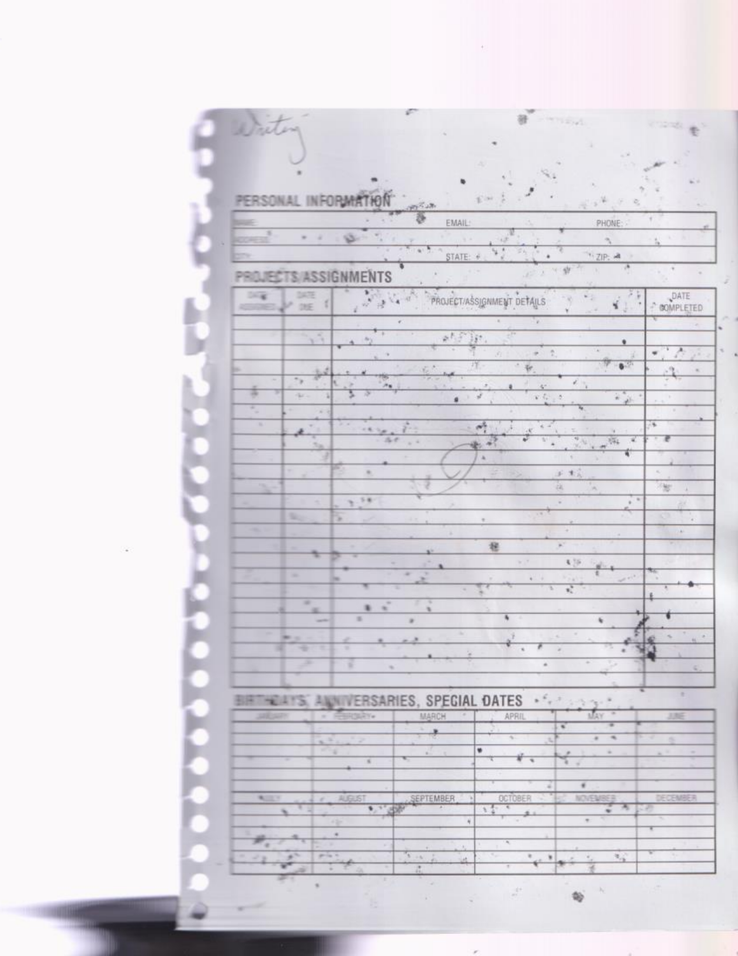
#> input picture handwriting_data/classified/cursive/Scan (3)_page_0000.png, 738 x 956 px, shrunk from 2550 x 3300 before the run
$ python -i classify_pages.py   (imports and definitions only)
#> lines starting #> are read from the running program, lines starting #| are printed output that depends on the picture; after the words box and inside, x2 and y2 are one past the last pixel; in counts of white or black regions, pixels touching at a corner belong together
#!/usr/bin/env python3
"""
Classifies handwriting page images into print, cursive, or textures, computes metrics, and writes results.

Usage:
    python scripts/classify_pages.py <pages_dir> <output_root> <metadata_csv>
"""
from env_guard_snippet import ensure_env_active
# [1 line not run here, left out]
from import_guard_snippet import verify_required_imports
# [1 line not run here, left out]

import argparse
import csv
import cv2
import shutil

from pathlib import Path
from typing import Dict, Any, List

import cv2
import numpy as np

# Thresholds for labeling heuristics (easy to tune)
INK_TEXTURE_MAX = 0.01
COMP_TEXTURE_MAX = 10

INK_CURSIVE_MIN = 0.05
COMP_CURSIVE_MIN = 200
AVG_AREA_CURSIVE_MAX = 500.0

INK_PRINT_MIN = 0.01
INK_PRINT_MAX = 0.08
COMP_PRINT_MIN = 10

COMP_PRINT_MAX = 250
LABELS = ("print", "cursive", "textures")

def iter_pngs(pages_dir: Path) -> List[Path]:
    return sorted(path for path in pages_dir.iterdir() if path.suffix.lower() == ".png")

def compute_page_stats(img_path: Path) -> Dict[str, Any]:
    gray = cv2.imread(str(img_path), cv2.IMREAD_GRAYSCALE)
    if gray is None:
        raise ValueError(f"Could not load image: {img_path}")
    height, width = gray.shape
    total_pixels = float(height * width)
    gray_norm = gray.astype(np.float32) / 255.0
    blurred = cv2.GaussianBlur(gray, (5, 5), 0)
    _, binary = cv2.threshold(blurred, 0, 255, cv2.THRESH_BINARY + cv2.THRESH_OTSU)
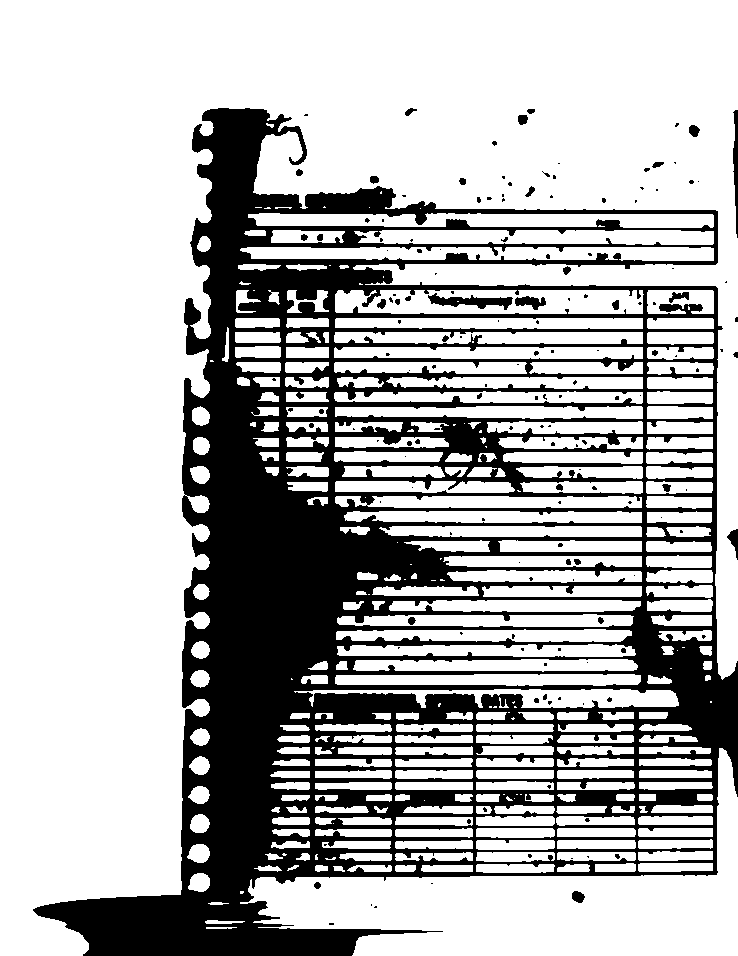
#> binary: shape (956, 738); 71.5% white; 159 black regions (116 under 20 px), largest, box (x1, y1, x2, y2) and area: (33, 108, 738, 956) 197268, (428, 293, 513, 310) 671, (733, 110, 738, 238) 423
    inverted = cv2.bitwise_not(binary)
    ink_ratio = float(np.count_nonzero(inverted) / total_pixels)
#> ink_ratio = 0.285
    num_labels, stats, _, _ = cv2.connectedComponentsWithStats(inverted, connectivity=8)
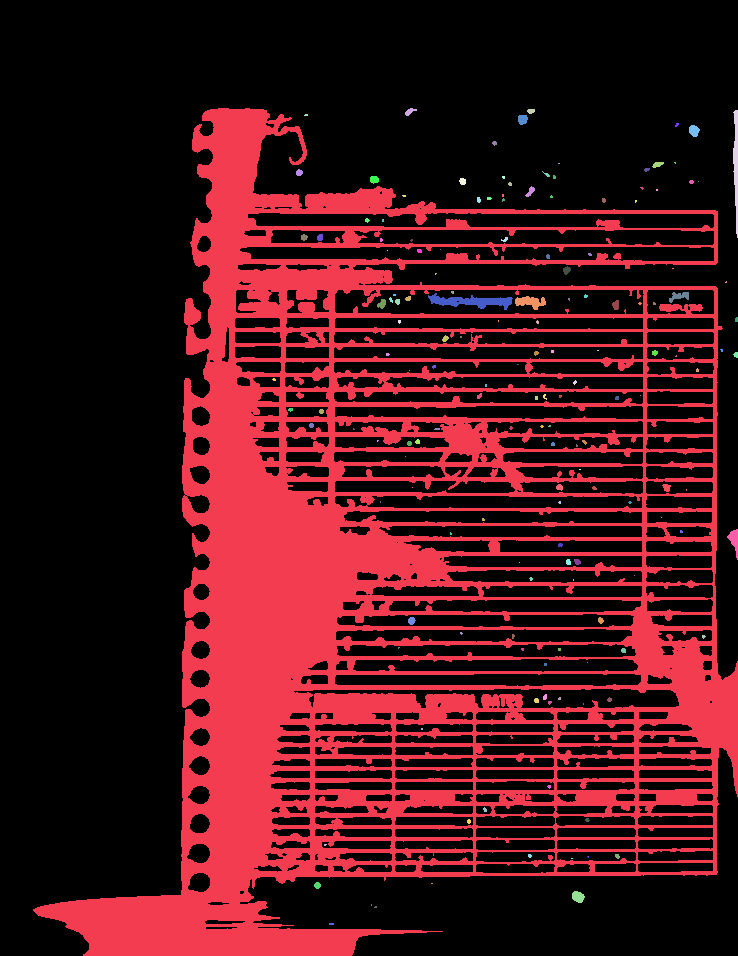
#> stats: shape (956, 738) int32; 160 distinct labels, from 0 to 159; one colour per label, 0 black
#> num_labels = 160
    component_areas = stats[1:, cv2.CC_STAT_AREA]
#> component_areas = 955 values from 0 to 0
    num_components = int(num_labels - 1)
#> num_components = 159
    avg_component_area = float(component_areas.mean()) if component_areas.size else 0.0
#> avg_component_area = 0
    max_component_area = float(component_areas.max()) if component_areas.size else 0.0
#> max_component_area = 0
    edges = cv2.Canny(blurred, 50, 150)
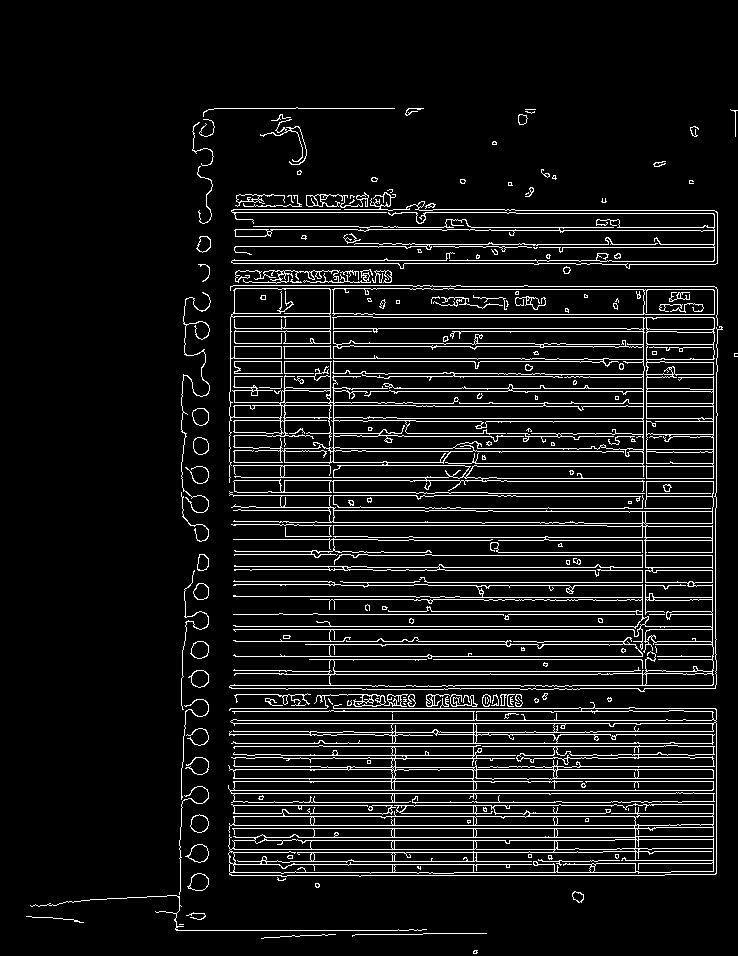
#> edges: shape (956, 738); 8.2% white in thin lines or dots, all inside (x1, y1, x2, y2) = (26, 107, 738, 954)
    edge_density = float(np.count_nonzero(edges) / total_pixels)
#> edge_density = 0.0823
    blurred_norm = cv2.GaussianBlur(gray_norm, (7, 7), 0)
    local_variance = float(np.mean((gray_norm - blurred_norm) ** 2))
#> local_variance = 0.00142
    return {
#> (the run stopped early here; a loop or call above may not have finished)

$ run again, on handwriting_data/classified/cursive/Scan (4)_page_0048.png
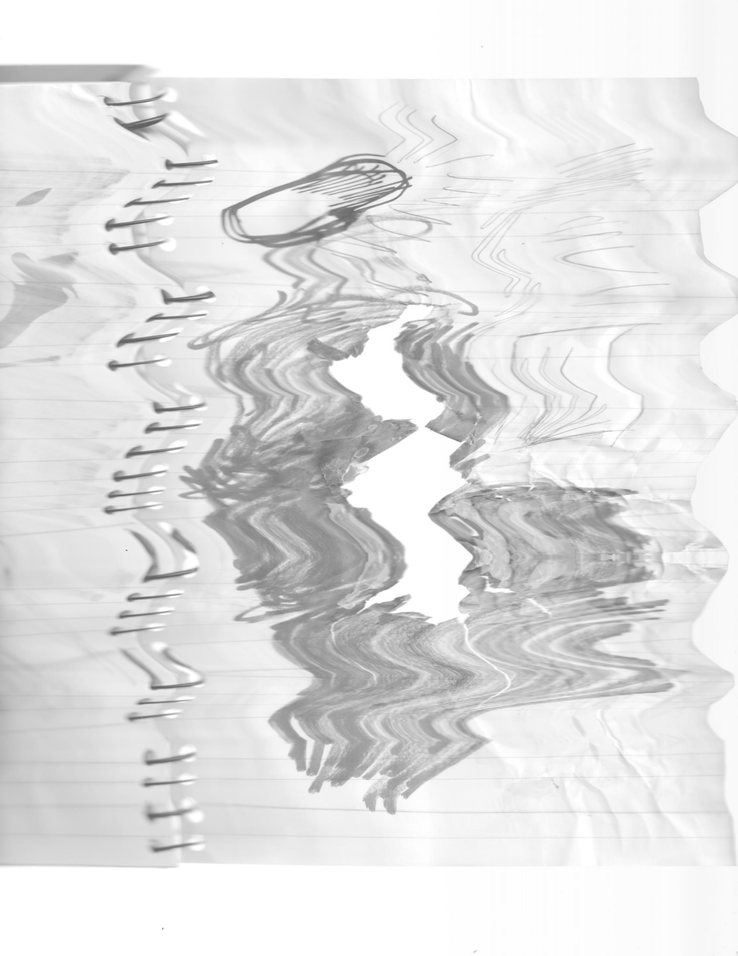
#> input picture handwriting_data/classified/cursive/Scan (4)_page_0048.png, 738 x 956 px, shrunk from 2550 x 3300 before the run
#> in compute_page_stats, gray is the input picture: shape (956, 738); min 93, max 255, mean 225.4
#> in compute_page_stats, `_, binary = cv2.threshold(blurred, 0, 255, cv2.THRESH_BINARY + cv2.THR..`:
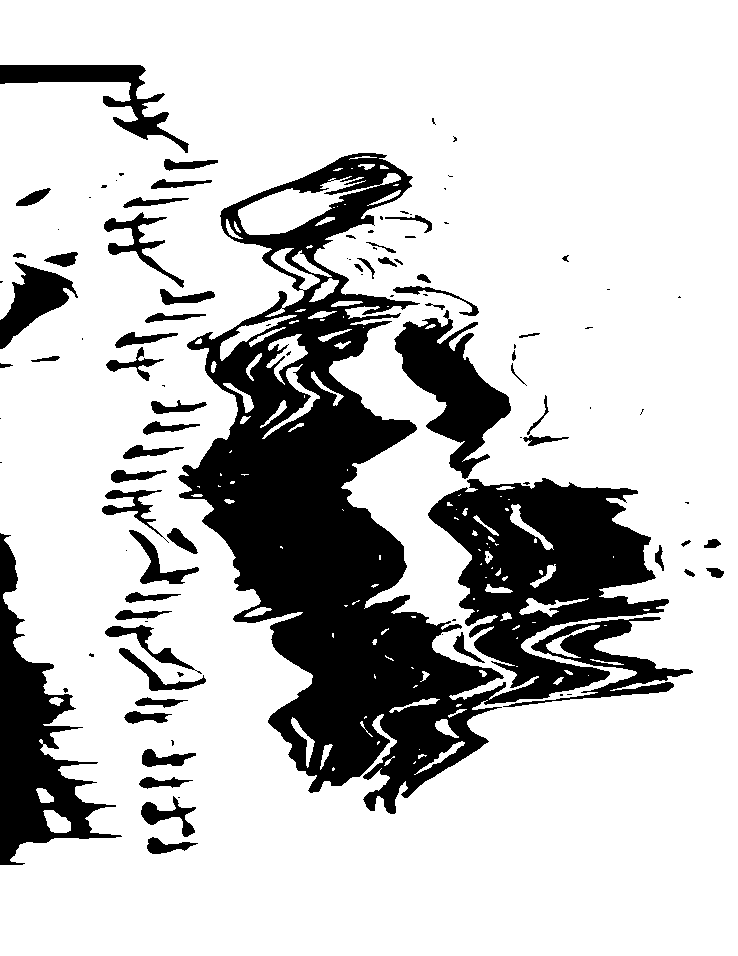
#> binary: shape (956, 738); 77.7% white; 107 black regions (47 under 20 px), largest, box (x1, y1, x2, y2) and area: (178, 153, 669, 814) 108183, (0, 533, 122, 865) 13602, (394, 310, 511, 479) 8328
#> ink_ratio = 0.223
#> stats: shape (956, 738) int32; 108 distinct labels, from 0 to 107
#> num_labels = 108
#> component_areas = 955 values, max 78 at index 534, min 0 at index 0, mean 27.46
#> num_components = 107
#> avg_component_area = 27.46
#> max_component_area = 78
#> in compute_page_stats, `edges = cv2.Canny(blurred, 50, 150)`:
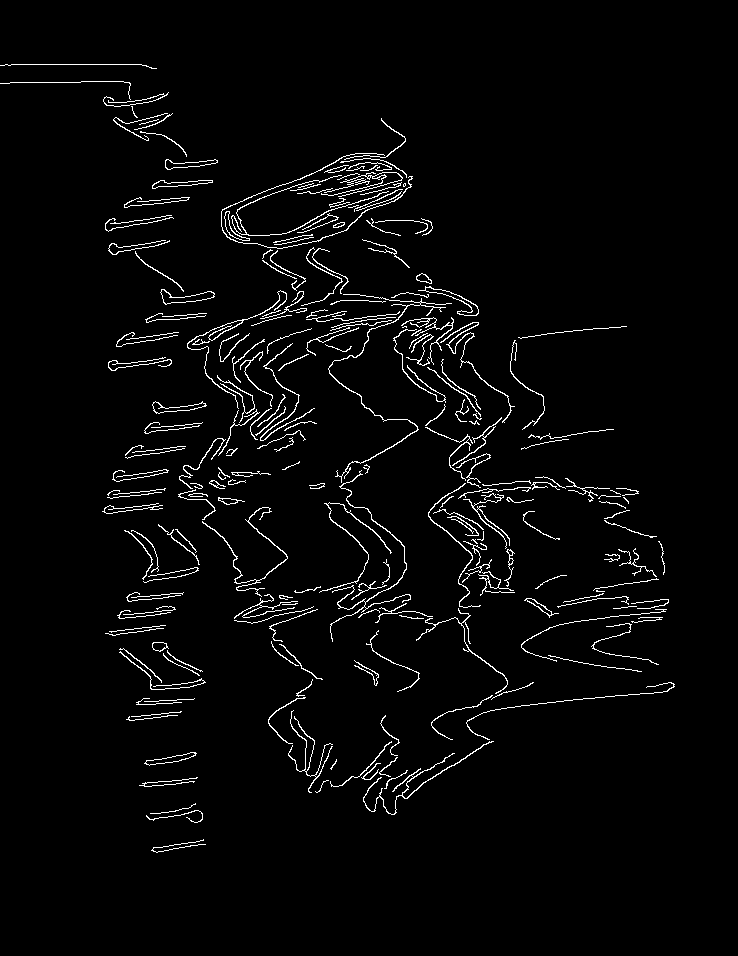
#> edges: shape (956, 738); 3% white in thin lines or dots, all inside (x1, y1, x2, y2) = (0, 64, 675, 853)
#> edge_density = 0.0298
#> local_variance = 0.000426

$ run again, on handwriting_data/classified/cursive/Scan (5)_page_0061.png
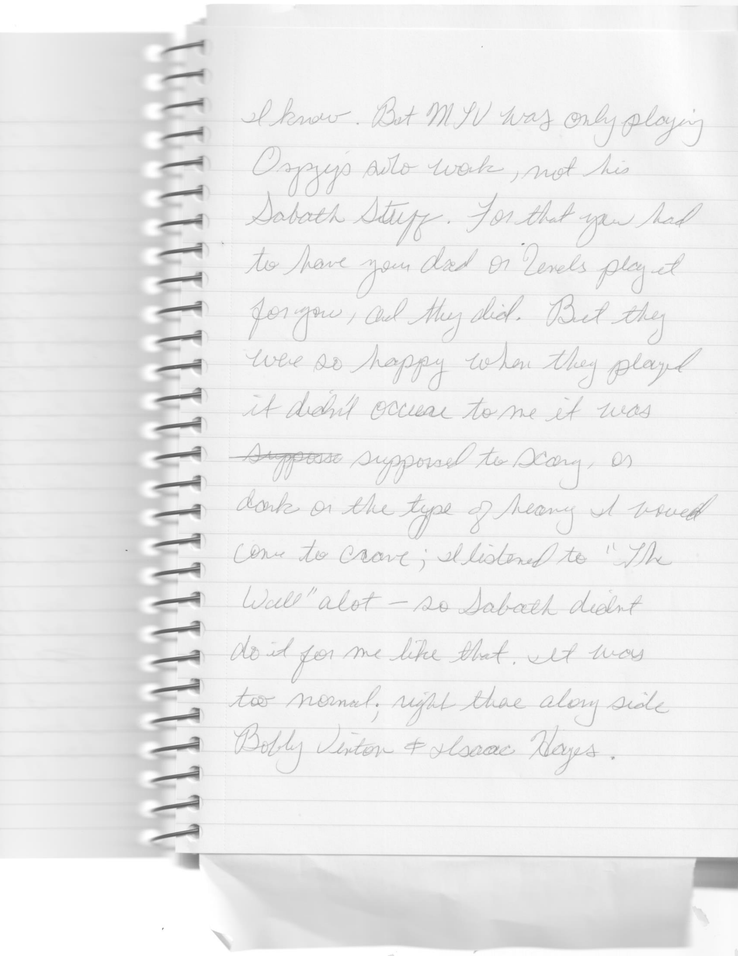
#> input picture handwriting_data/classified/cursive/Scan (5)_page_0061.png, 738 x 956 px, shrunk from 2550 x 3300 before the run
#> in compute_page_stats, gray is the input picture: shape (956, 738); min 89, max 255, mean 234.9
#> in compute_page_stats, `_, binary = cv2.threshold(blurred, 0, 255, cv2.THRESH_BINARY + cv2.THR..`:
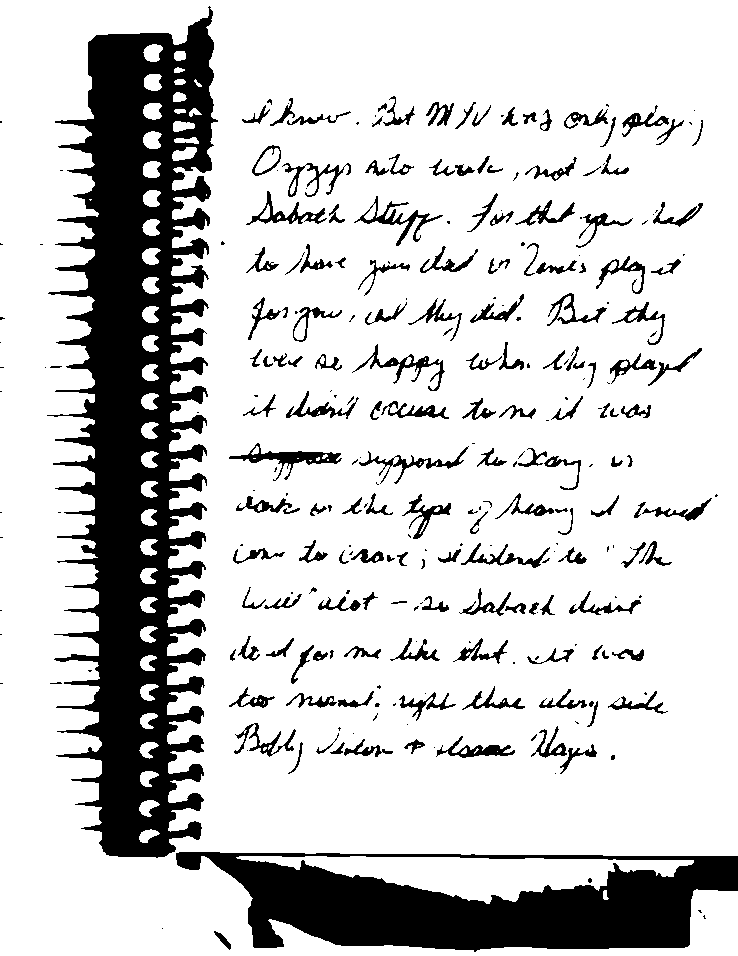
#> binary: shape (956, 738); 80.1% white; 283 black regions (121 under 20 px), largest, box (x1, y1, x2, y2) and area: (47, 6, 218, 858) 76192, (176, 852, 738, 952) 32890, (229, 443, 342, 481) 1016
#> ink_ratio = 0.199
#> stats: shape (956, 738) int32; 284 distinct labels, from 0 to 283
#> num_labels = 284
#> component_areas = 955 values, max 93 at index 317, min 0 at index 0, mean 0.0974
#> num_components = 283
#> avg_component_area = 0.0974
#> max_component_area = 93
#> in compute_page_stats, `edges = cv2.Canny(blurred, 50, 150)`:
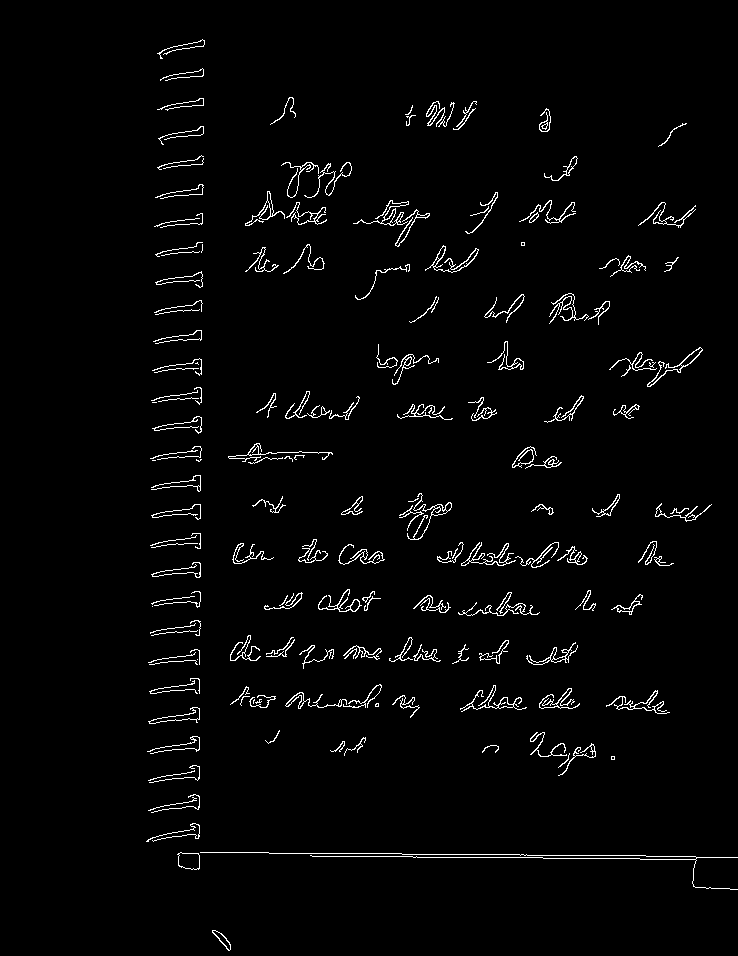
#> edges: shape (956, 738); 2.3% white in thin lines or dots, all inside (x1, y1, x2, y2) = (146, 39, 738, 951)
#> edge_density = 0.0234
#> local_variance = 0.000456
